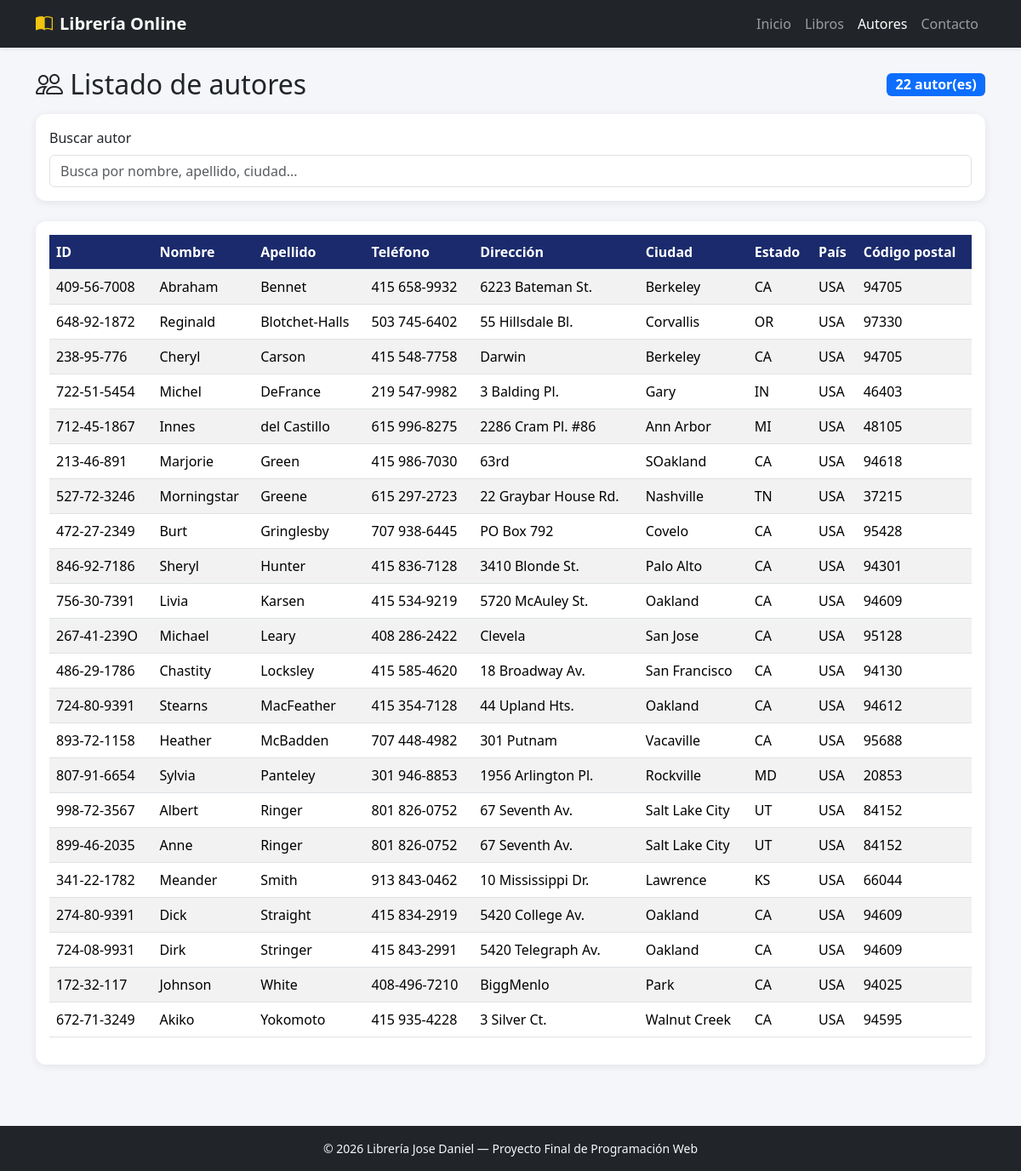
Screenshot of /autores.php with the database file from the repository.
### tables this page shows
CREATE TABLE `autores` (
  `id_autor` varchar(11) NOT NULL,
  `apellido` varchar(15) NOT NULL,
  `nombre` varchar(15) NOT NULL,
  `telefono` varchar(12) NOT NULL,
  `direccion` varchar(20) NOT NULL,
  `ciudad` varchar(15) NOT NULL,
  `estado` varchar(2) NOT NULL,
  `pais` varchar(3) NOT NULL,
  `cod_postal` int(5) NOT NULL,
  PRIMARY KEY  (`id_autor`)
);

### autores.php (the view, shortened to what this page needs)
<?php
$pdo = obtenerConexion();
$sql = 'SELECT id_autor, nombre, apellido, telefono, direccion, ciudad, estado, pais, cod_postal
        FROM autores
        ORDER BY apellido ASC, nombre ASC';
$autores = $pdo->query($sql)->fetchAll();
$totalAutores = count($autores);
require 'includes/header.php';
?>
<div class="d-flex justify-content-between align-items-center flex-wrap gap-2 mb-3">
    <h2 class="mb-0"><i class="bi bi-people"></i> Listado de autores</h2>
    <span class="badge bg-primary fs-6"><?= $totalAutores ?> autor(es)</span>
</div>
<div class="card card-resumen p-3 mb-4">
    <label for="buscador" class="form-label">Buscar autor</label>
    <input type="text" id="buscador" class="form-control" placeholder="Busca por nombre, apellido, ciudad...">
</div>
<div class="card card-resumen p-3">
    <div class="table-responsive">
        <table class="table table-striped table-hover align-middle" id="tablaDatos">
            <thead>
                <tr>
                    <th>ID</th>
                    <th>Nombre</th>
                    <th>Apellido</th>
                    <th>Teléfono</th>
                    <th>Dirección</th>
                    <th>Ciudad</th>
                    <th>Estado</th>
                    <th>País</th>
                    <th>Código postal</th>
                </tr>
            </thead>
            <tbody>
                <?php if ($totalAutores === 0): ?>
                    <tr>
                        <td colspan="9" class="text-center text-muted py-4">No hay autores registrados.</td>
                    </tr>
                <?php else: ?>
                    <?php foreach ($autores as $autor): ?>
                        <tr>
                            <td><?= htmlspecialchars($autor['id_autor']) ?></td>
                            <td><?= htmlspecialchars(trim($autor['nombre'])) ?></td>
                            <td><?= htmlspecialchars(trim($autor['apellido'])) ?></td>
                            <td><?= htmlspecialchars($autor['telefono']) ?></td>
                            <td><?= htmlspecialchars($autor['direccion']) ?></td>
                            <td><?= htmlspecialchars($autor['ciudad']) ?></td>
                            <td><?= htmlspecialchars($autor['estado']) ?></td>
                            <td><?= htmlspecialchars($autor['pais']) ?></td>
                            <td><?= htmlspecialchars((string)$autor['cod_postal']) ?></td>
                        </tr>
                    <?php endforeach; ?>
                <?php endif; ?>
            </tbody>
        </table>
    </div>
</div>
<?php require 'includes/footer.php'; ?>

### css/style.css (style rules this page uses)
body { background-color: #f5f6fa; display: flex; flex-direction: column; min-height: 100vh; }
.card-resumen { border: none; border-radius: 0.75rem; box-shadow: 0 2px 10px rgba(0, 0, 0, 0.08); transition: transform 0.15s ease-in-out; }
.table thead th { background-color: #1a2a6c; color: #fff; white-space: nowrap; }

### rows the page displays
autores: id_autor "409-56-7008", nombre "Abraham", apellido "Bennet", telefono "415 658-9932", direccion "6223 Bateman St.", ciudad "Berkeley", estado "CA", pais "USA", cod_postal "94705"
autores: id_autor "648-92-1872", nombre "Reginald", apellido "Blotchet-Halls", telefono "503 745-6402", direccion "55 Hillsdale Bl.", ciudad "Corvallis", estado "OR", pais "USA", cod_postal "97330"
autores: id_autor "238-95-776", nombre "Cheryl", apellido "Carson", telefono "415 548-7758", direccion "Darwin", ciudad "Berkeley", estado "CA", pais "USA", cod_postal "94705"
autores: id_autor "722-51-5454", nombre "Michel", apellido "DeFrance", telefono "219 547-9982", direccion "3 Balding Pl.", ciudad "Gary", estado "IN", pais "USA", cod_postal "46403"
autores: id_autor "712-45-1867", nombre "Innes", apellido "del Castillo", telefono "615 996-8275", direccion "2286 Cram Pl. #86", ciudad "Ann Arbor", estado "MI", pais "USA", cod_postal "48105"
autores: id_autor "213-46-891", nombre "Marjorie", apellido "Green", telefono "415 986-7030", direccion "63rd", ciudad "SOakland", estado "CA", pais "USA", cod_postal "94618"
autores: id_autor "527-72-3246", nombre "Morningstar", apellido "Greene", telefono "615 297-2723", direccion "22 Graybar House Rd.", ciudad "Nashville", estado "TN", pais "USA", cod_postal "37215"
autores: id_autor "472-27-2349", nombre "Burt", apellido "Gringlesby", telefono "707 938-6445", direccion "PO Box 792", ciudad "Covelo", estado "CA", pais "USA", cod_postal "95428"
autores: id_autor "846-92-7186", nombre "Sheryl", apellido "Hunter", telefono "415 836-7128", direccion "3410 Blonde St.", ciudad "Palo Alto", estado "CA", pais "USA", cod_postal "94301"
autores: id_autor "756-30-7391", nombre "Livia", apellido "Karsen", telefono "415 534-9219", direccion "5720 McAuley St.", ciudad "Oakland", estado "CA", pais "USA", cod_postal "94609"
autores: id_autor "267-41-239O", nombre "Michael", apellido "Leary", telefono "408 286-2422", direccion "Clevela", ciudad "San Jose", estado "CA", pais "USA", cod_postal "95128"
autores: id_autor "486-29-1786", nombre "Chastity", apellido "Locksley", telefono "415 585-4620", direccion "18 Broadway Av.", ciudad "San Francisco", estado "CA", pais "USA", cod_postal "94130"
autores: id_autor "724-80-9391", nombre "Stearns", apellido "MacFeather", telefono "415 354-7128", direccion "44 Upland Hts.", ciudad "Oakland", estado "CA", pais "USA", cod_postal "94612"
autores: id_autor "893-72-1158", nombre "Heather", apellido "McBadden", telefono "707 448-4982", direccion "301 Putnam", ciudad "Vacaville", estado "CA", pais "USA", cod_postal "95688"
autores: id_autor "807-91-6654", nombre "Sylvia", apellido "Panteley", telefono "301 946-8853", direccion "1956 Arlington Pl.", ciudad "Rockville", estado "MD", pais "USA", cod_postal "20853"
autores: id_autor "998-72-3567", nombre "Albert", apellido "Ringer", telefono "801 826-0752", direccion "67 Seventh Av.", ciudad "Salt Lake City", estado "UT", pais "USA", cod_postal "84152"
autores: id_autor "899-46-2035", nombre "Anne", apellido "Ringer", telefono "801 826-0752", direccion "67 Seventh Av.", ciudad "Salt Lake City", estado "UT", pais "USA", cod_postal "84152"
autores: id_autor "341-22-1782", nombre "Meander", apellido "Smith", telefono "913 843-0462", direccion "10 Mississippi Dr.", ciudad "Lawrence", estado "KS", pais "USA", cod_postal "66044"
autores: id_autor "274-80-9391", nombre "Dick", apellido "Straight", telefono "415 834-2919", direccion "5420 College Av.", ciudad "Oakland", estado "CA", pais "USA", cod_postal "94609"
autores: id_autor "724-08-9931", nombre "Dirk", apellido "Stringer", telefono "415 843-2991", direccion "5420 Telegraph Av.", ciudad "Oakland", estado "CA", pais "USA", cod_postal "94609"
autores: id_autor "172-32-117", nombre "Johnson", apellido "White", telefono "408-496-7210", direccion "BiggMenlo", ciudad "Park", estado "CA", pais "USA", cod_postal "94025"
autores: id_autor "672-71-3249", nombre "Akiko", apellido "Yokomoto", telefono "415 935-4228", direccion "3 Silver Ct.", ciudad "Walnut Creek", estado "CA", pais "USA", cod_postal "94595"

### other values shown
$totalAutores "22"
